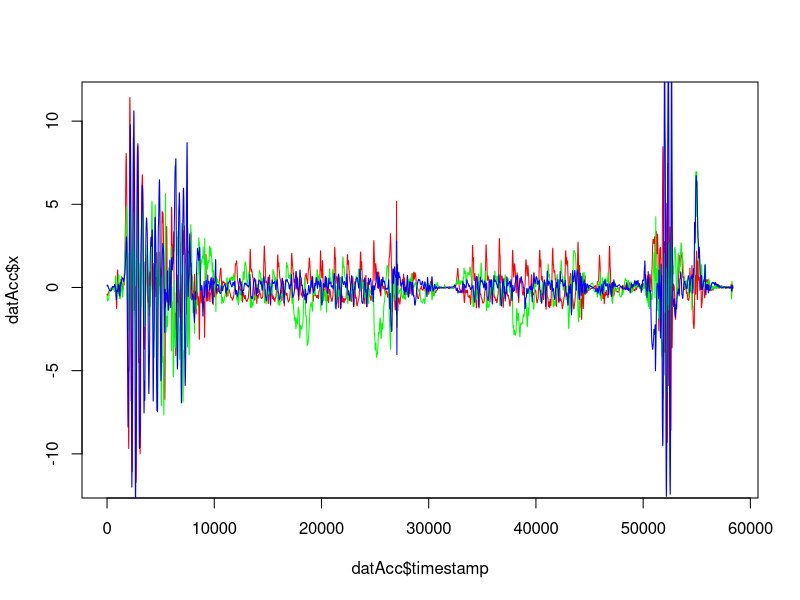

The R script that drew this image:
#Reading the DataFile
dat = read.table("./data/test/test2.txt", header = TRUE, sep="|")
#Getting the Header of the File
head(dat)
#currate Timestamps
#mt= Minimun Timestamp
mt <- min(dat$timestamp)
dat$timestamp <- dat$timestamp - mt
head(dat)
#Plot generates the main 
datAcc <- dat[dat$sensorName=="3-axis Gyroscope",]
plot(datAcc$timestamp,datAcc$x,type="l",col="red")
#Line is adding a new grapg to the Main Plot
lines(datAcc$timestamp,datAcc$y,col="green")
lines(datAcc$timestamp,datAcc$z,col="blue")
dat
